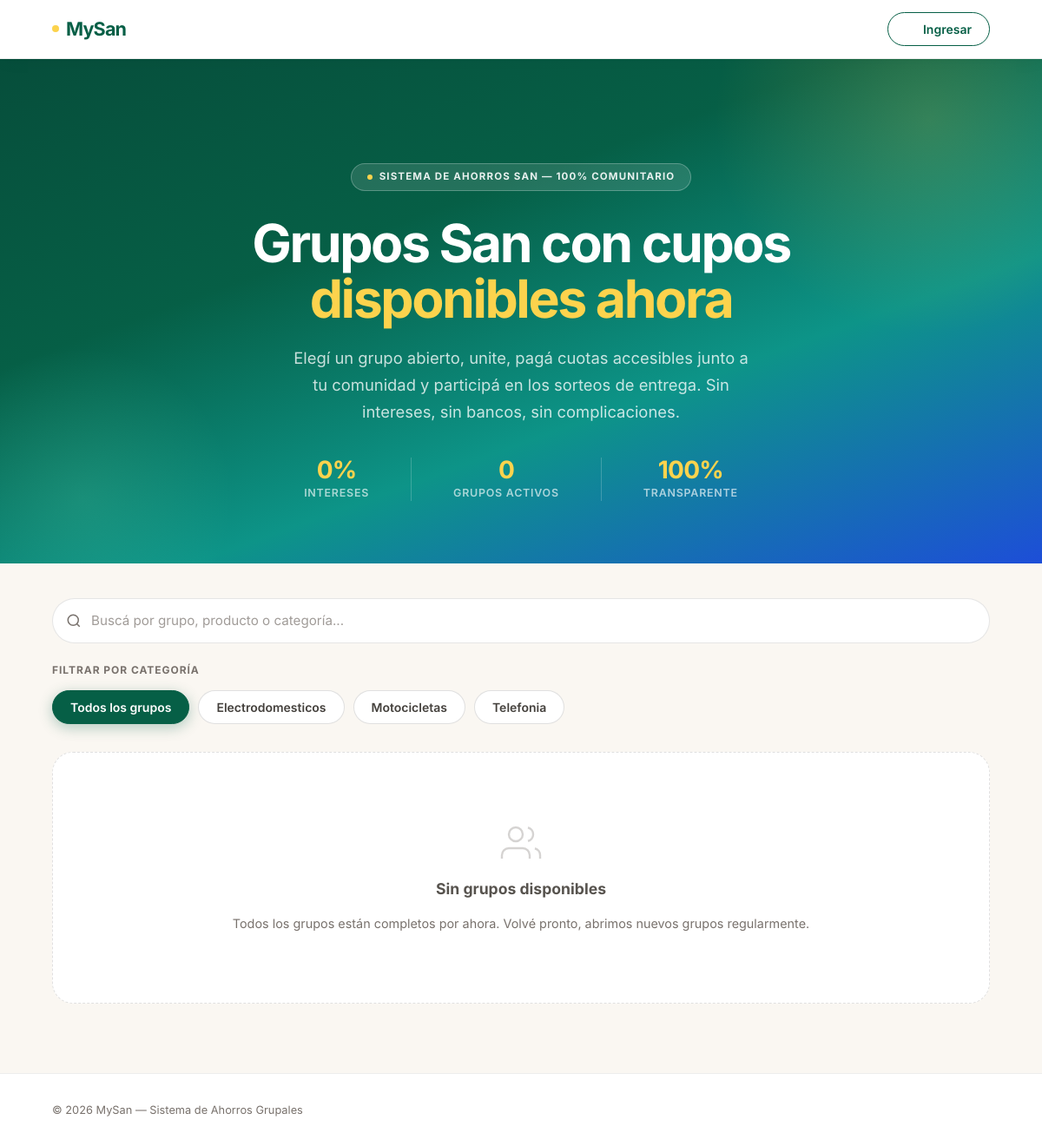
/catalogo.php, run on the app's committed database.
### tables this page shows
CREATE TABLE `categorias` (
  `id` int NOT NULL AUTO_INCREMENT,
  `nombre` varchar(50) NOT NULL,
  `descripcion` text,
  `color` varchar(20) DEFAULT NULL,
  PRIMARY KEY (`id`)
);

### catalogo.php (the view, shortened to what this page needs)
<?php
require_once 'config/database.php';
$stmt = $pdo->query("
    SELECT
        gs.*,
        p.nombre       as producto_nombre,
        p.marca        as producto_marca,
        p.modelo       as producto_modelo,
        p.valor_total  as producto_valor,
        p.imagen       as producto_imagen,
        c.id           as categoria_id,
        c.nombre       as categoria_nombre,
        c.color        as categoria_color
    FROM grupos_san gs
    JOIN productos p    ON gs.producto_id = p.id
    JOIN categorias c   ON p.categoria_id = c.id
    WHERE gs.estado = 'abierto'
      AND gs.cupos_ocupados < gs.cupos_totales
    ORDER BY gs.created_at DESC
");
$grupos = $stmt->fetchAll(PDO::FETCH_ASSOC);
$stmtCat = $pdo->query("SELECT * FROM categorias ORDER BY nombre ASC");
$categorias = $stmtCat->fetchAll(PDO::FETCH_ASSOC);
?>
<!DOCTYPE html>
<html lang="es">
<head>
    <link rel="stylesheet" href="assets/fonts/inter.css">
    <link rel="stylesheet" href="assets/css/reset.css">
</head>
<body>
    <nav class="nav">
        <a href="catalogo.php" class="nav-logo">
            <span class="nav-logo-dot"></span>
            MySan
        </a>
        <a href="login.php" class="nav-pill">
            <svg><use href="#icon-log-in"></use></svg>
            Ingresar
        </a>
    </nav>
    <section class="hero">
        <div class="hero-inner">
            <div class="hero-badge">
                <span class="hero-badge-dot"></span>
                Sistema de ahorros San — 100% comunitario
            </div>
            <h1 class="hero-title">
                Grupos San con cupos<br>
                <span class="highlight">disponibles ahora</span>
            </h1>
            <p class="hero-sub">
                Elegí un grupo abierto, unite, pagá cuotas accesibles junto a tu comunidad y participá en los sorteos de entrega. Sin intereses, sin bancos, sin complicaciones.
            </p>
            <div class="hero-stats">
                <div class="stat-item">
                    <div class="stat-num">0%</div>
                    <div class="stat-label">Intereses</div>
                </div>
                <div class="stat-item">
                    <div class="stat-num"><?php echo count($grupos); ?></div>
                    <div class="stat-label">Grupos activos</div>
                </div>
                <div class="stat-item">
                    <div class="stat-num">100%</div>
                    <div class="stat-label">Transparente</div>
                </div>
            </div>
        </div>
    </section>
    <div class="filter-section">
        <div class="search-bar">
            <input type="text" class="search-input" id="searchInput"
                   placeholder="Buscá por grupo, producto o categoría..."
                   autocomplete="off" spellcheck="false">
        </div>
        <p class="filter-label">Filtrar por categoría</p>
        <div class="filter-chips" id="filterChips">
            <button class="chip active" data-filter="all">Todos los grupos</button>
            <?php foreach ($categorias as $cat): ?>
                <button class="chip" data-filter="<?php echo $cat['id']; ?>">
                    <?php echo htmlspecialchars($cat['nombre']); ?>
                </button>
            <?php endforeach; ?>
        </div>
    </div>
    <section class="catalog-section">
        <div class="catalog-grid" id="catalogGrid">
            <?php if (empty($grupos)): ?>
                <div class="empty-state">
                    <svg style="width:48px;height:48px;stroke:currentColor;fill:none;stroke-width:1.2;opacity:.3;"><use href="#icon-users"></use></svg>
                    <h3 style="font-size:1.1rem;font-weight:700;color:#57534E;">Sin grupos disponibles</h3>
                    <p style="font-size:.9rem;">Todos los grupos están completos por ahora. Volvé pronto, abrimos nuevos grupos regularmente.</p>
                </div>
            <?php endif; ?>
        </div>
    </section>
    <footer class="footer">
        <p>&copy; <?php echo date('Y'); ?> MySan — Sistema de Ahorros Grupales</p>
    </footer>
</body>
</html>

### data on the page
categorias: nombre "Electrodomesticos"
categorias: nombre "Motocicletas"
categorias: nombre "Telefonia"

### other printed values
count($grupos) "0"
